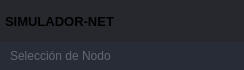
        <widget class="QFrame" name="top_content">
         <property name="maximumSize">
          <size>
           <width>16777215</width>
           <height>70</height>
          </size>
         </property>
         <property name="styleSheet">
          <string notr="true">background-color: transparent</string>
         </property>
         <property name="frameShape">
          <enum>QFrame::NoFrame</enum>
         </property>
         <property name="frameShadow">
          <enum>QFrame::Raised</enum>
         </property>
         <layout class="QVBoxLayout" name="verticalLayout_3">
          <property name="spacing">
           <number>0</number>
          </property>
          <property name="leftMargin">
           <number>0</number>
          </property>
          <property name="topMargin">
           <number>0</number>
          </property>
          <property name="rightMargin">
           <number>0</number>
          </property>
          <property name="bottomMargin">
           <number>0</number>
          </property>
          <item>
           <widget class="QFrame" name="frame_top_btns">
            <property name="maximumSize">
             <size>
              <width>16777215</width>
              <height>42</height>
             </size>
            </property>
            <property name="styleSheet">
             <string notr="true">background-color: rgba(27, 29, 35, 200)</string>
            </property>
            <property name="frameShape">
             <enum>QFrame::NoFrame</enum>
            </property>
            <property name="frameShadow">
             <enum>QFrame::Raised</enum>
            </property>
            <layout class="QHBoxLayout" name="horizontalLayout">
             <property name="spacing">
              <number>0</number>
             </property>
             <property name="leftMargin">
              <number>0</number>
             </property>
             <property name="topMargin">
              <number>0</number>
             </property>
             <property name="rightMargin">
              <number>0</number>
             </property>
             <property name="bottomMargin">
              <number>0</number>
             </property>
             <item>
              <widget class="QFrame" name="frame_labels_top_btns">
               <property name="sizePolicy">
                <sizepolicy hsizetype="Expanding" vsizetype="Preferred">
                 <horstretch>0</horstretch>
                 <verstretch>0</verstretch>
                </sizepolicy>
               </property>
               <property name="frameShape">
                <enum>QFrame::NoFrame</enum>
               </property>
               <property name="frameShadow">
                <enum>QFrame::Raised</enum>
               </property>
               <layout class="QHBoxLayout" name="horizontalLayout_3">
                <property name="spacing">
                 <number>0</number>
                </property>
                <property name="leftMargin">
                 <number>5</number>
                </property>
                <property name="topMargin">
                 <number>0</number>
                </property>
                <property name="rightMargin">
                 <number>10</number>
                </property>
                <property name="bottomMargin">
                 <number>0</number>
                </property>
                <item>
                 <widget class="QFrame" name="frame_icon_top_bar">
                  <property name="maximumSize">
                   <size>
                    <width>30</width>
                    <height>30</height>
                   </size>
                  </property>
                  <property name="styleSheet">
                   <string notr="true">background: transparent;
background-image: url(:/16x16/icons/16x16/cil-screen-desktop.png);
background-position: center;
background-repeat: no-repeat;
</string>
                  </property>
                  <property name="frameShape">
                   <enum>QFrame::StyledPanel</enum>
                  </property>
                  <property name="frameShadow">
                   <enum>QFrame::Raised</enum>
                  </property>
                 </widget>
                </item>
                <item>
                 <widget class="QLabel" name="label_title_bar_top">
                  <property name="font">
                   <font>
                    <family>Segoe UI</family>
                    <pointsize>10</pointsize>
                    <weight>75</weight>
                    <bold>true</bold>
                   </font>
                  </property>
                  <property name="styleSheet">
                   <string notr="true">background-color: transparent
</string>
                  </property>
                  <property name="text">
                   <string>SIMULADOR-NET</string>
                  </property>
                 </widget>
                </item>
               </layout>
              </widget>
             </item>
             <item>
              <widget class="QFrame" name="frame_btns_right">
               <property name="sizePolicy">
                <sizepolicy hsizetype="Preferred" vsizetype="Preferred">
                 <horstretch>0</horstretch>
                 <verstretch>0</verstretch>
                </sizepolicy>
               </property>
               <property name="maximumSize">
                <size>
                 <width>180</width>
                 <height>16777215</height>
                </size>
               </property>
               <property name="frameShape">
                <enum>QFrame::NoFrame</enum>
               </property>
               <property name="frameShadow">
                <enum>QFrame::Raised</enum>
               </property>
               <layout class="QHBoxLayout" name="horizontalLayout_2">
                <property name="spacing">
                 <number>0</number>
                </property>
                <property name="leftMargin">
                 <number>0</number>
                </property>
                <property name="topMargin">
                 <number>0</number>
                </property>
                <property name="rightMargin">
                 <number>0</number>
                </property>
                <property name="bottomMargin">
                 <number>0</number>
                </property>
                <item>
                 <widget class="QPushButton" name="btn_minimize">
                  <property name="sizePolicy">
                   <sizepolicy hsizetype="Minimum" vsizetype="Expanding">
                    <horstretch>0</horstretch>
                    <verstretch>0</verstretch>
                   </sizepolicy>
                  </property>
                  <property name="minimumSize">
                   <size>
                    <width>40</width>
                    <height>0</height>
                   </size>
                  </property>
                  <property name="maximumSize">
                   <size>
                    <width>40</width>
                    <height>16777215</height>
                   </size>
                  </property>
                  <property name="toolTip">
                   <string>Minimize</string>
                  </property>
                  <property name="styleSheet">
                   <string notr="true">QPushButton {	
	border: none;
	background-color: transparent;
}
QPushButton:hover {
	background-color: rgb(52, 59, 72);
}
QPushButton:pressed {	
	background-color: rgb(85, 170, 255);
}</string>
                  </property>
                  <property name="text">
                   <string/>
                  </property>
                  <property name="icon">
                   <iconset resource="../../HEATS-BOARD/visuals/files.qrc">
                    <normaloff>:/16x16/icons/16x16/cil-window-minimize.png</normaloff>:/16x16/icons/16x16/cil-window-minimize.png</iconset>
                  </property>
                 </widget>
                </item>
                <item>
                 <widget class="QPushButton" name="btn_maximize_restore">
                  <property name="sizePolicy">
                   <sizepolicy hsizetype="Minimum" vsizetype="Expanding">
                    <horstretch>0</horstretch>
                    <verstretch>0</verstretch>
                   </sizepolicy>
                  </property>
                  <property name="minimumSize">
                   <size>
                    <width>40</width>
                    <height>0</height>
                   </size>
                  </property>
                  <property name="maximumSize">
                   <size>
                    <width>40</width>
                    <height>16777215</height>
                   </size>
                  </property>
                  <property name="toolTip">
                   <string>Maximize</string>
                  </property>
                  <property name="styleSheet">
                   <string notr="true">QPushButton {	
	border: none;
	background-color: transparent;
}
QPushButton:hover {
	background-color: rgb(52, 59, 72);
}
QPushButton:pressed {	
	background-color: rgb(85, 170, 255);
}</string>
                  </property>
                  <property name="text">
                   <string/>
                  </property>
                  <property name="icon">
                   <iconset resource="../../HEATS-BOARD/visuals/files.qrc">
                    <normaloff>:/16x16/icons/16x16/cil-window-maximize.png</normaloff>:/16x16/icons/16x16/cil-window-maximize.png</iconset>
                  </property>
                 </widget>
                </item>
                <item>
                 <widget class="QPushButton" name="btn_close">
                  <property name="sizePolicy">
                   <sizepolicy hsizetype="Minimum" vsizetype="Expanding">
                    <horstretch>0</horstretch>
                    <verstretch>0</verstretch>
                   </sizepolicy>
                  </property>
                  <property name="minimumSize">
                   <size>
                    <width>40</width>
                    <height>0</height>
                   </size>
                  </property>
                  <property name="maximumSize">
                   <size>
                    <width>40</width>
                    <height>16777215</height>
                   </size>
                  </property>
                  <property name="toolTip">
                   <string>Close</string>
                  </property>
                  <property name="styleSheet">
                   <string notr="true">QPushButton {	
	border: none;
	background-color: transparent;
}
QPushButton:hover {
	background-color: rgb(255, 60, 63);
}
QPushButton:pressed {	
	background-color: rgb(217, 0, 0);
}</string>
                  </property>
                  <property name="text">
                   <string/>
                  </property>
                  <property name="icon">
                   <iconset resource="../../HEATS-BOARD/visuals/files.qrc">
                    <normaloff>:/16x16/icons/16x16/cil-x.png</normaloff>:/16x16/icons/16x16/cil-x.png</iconset>
                  </property>
                 </widget>
                </item>
               </layout>
              </widget>
             </item>
            </layout>
           </widget>
          </item>
          <item>
           <widget class="QFrame" name="frame_top_info">
            <property name="maximumSize">
             <size>
              <width>16777215</width>
              <height>65</height>
             </size>
            </property>
            <property name="styleSheet">
             <string notr="true">background-color: rgb(39, 44, 54);</string>
            </property>
            <property name="frameShape">
             <enum>QFrame::NoFrame</enum>
            </property>
            <property name="frameShadow">
             <enum>QFrame::Raised</enum>
            </property>
            <layout class="QHBoxLayout" name="horizontalLayout_4">
             <property name="spacing">
              <number>0</number>
             </property>
             <property name="leftMargin">
              <number>10</number>
             </property>
             <property name="topMargin">
              <number>0</number>
             </property>
             <property name="rightMargin">
              <number>10</number>
             </property>
             <property name="bottomMargin">
              <number>0</number>
             </property>
             <item>
              <widget class="QLabel" name="label_top_info_1">
               <property name="minimumSize">
                <size>
                 <width>0</width>
                 <height>20</height>
                </size>
               </property>
               <property name="maximumSize">
                <size>
                 <width>16777215</width>
                 <height>20</height>
                </size>
               </property>
               <property name="font">
                <font>
                 <family>Segoe UI</family>
                </font>
               </property>
               <property name="styleSheet">
                <string notr="true">color: rgb(98, 103, 111); </string>
               </property>
               <property name="text">
                <string>Selección de Nodo</string>
               </property>
               <property name="wordWrap">
                <bool>true</bool>
               </property>
              </widget>
             </item>
             <item>
              <widget class="QLabel" name="label_top_info_2">
               <property name="minimumSize">
                <size>
                 <width>0</width>
                 <height>0</height>
                </size>
               </property>
               <property name="maximumSize">
                <size>
                 <width>250</width>
                 <height>20</height>
                </size>
               </property>
               <property name="font">
                <font>
                 <family>Segoe UI</family>
                 <weight>75</weight>
                 <bold>true</bold>
                </font>
               </property>
               <property name="styleSheet">
                <string notr="true">color: rgb(98, 103, 111);</string>
               </property>
               <property name="text">
                <string/>
               </property>
               <property name="alignment">
                <set>Qt::AlignRight|Qt::AlignTrailing|Qt::AlignVCenter</set>
               </property>
              </widget>
             </item>
            </layout>
           </widget>
          </item>
         </layout>
        </widget>
